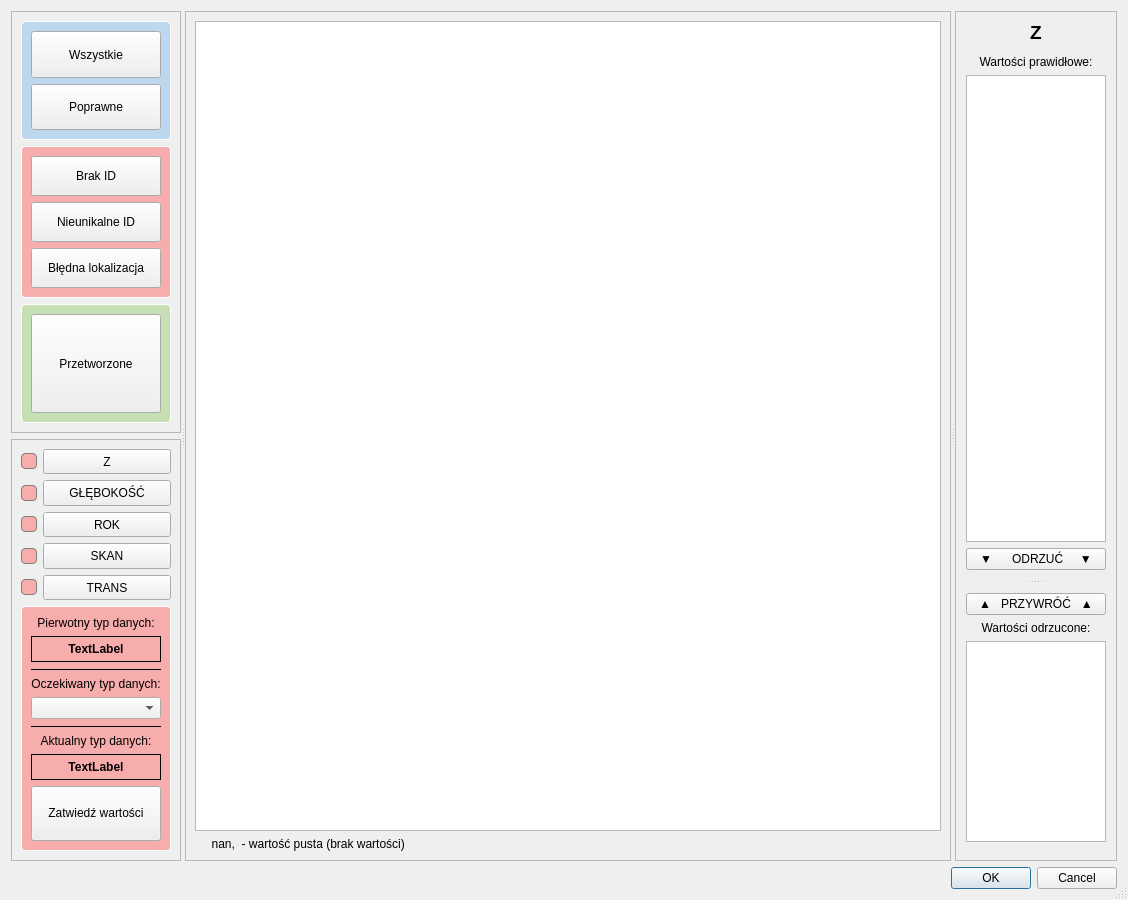
<?xml version="1.0" encoding="UTF-8"?>
<ui version="4.0">
 <class>dlg_import_data</class>
 <widget class="QDialog" name="dlg_import_data">
  <property name="windowModality">
   <enum>Qt::ApplicationModal</enum>
  </property>
  <property name="geometry">
   <rect>
    <x>0</x>
    <y>0</y>
    <width>1128</width>
    <height>900</height>
   </rect>
  </property>
  <property name="sizePolicy">
   <sizepolicy hsizetype="MinimumExpanding" vsizetype="MinimumExpanding">
    <horstretch>0</horstretch>
    <verstretch>0</verstretch>
   </sizepolicy>
  </property>
  <property name="baseSize">
   <size>
    <width>1128</width>
    <height>900</height>
   </size>
  </property>
  <property name="windowTitle">
   <string>Import danych z bazy A</string>
  </property>
  <property name="sizeGripEnabled">
   <bool>true</bool>
  </property>
  <property name="modal">
   <bool>true</bool>
  </property>
  <layout class="QVBoxLayout" name="verticalLayout_12">
   <item>
    <widget class="QSplitter" name="splitter_2">
     <property name="orientation">
      <enum>Qt::Horizontal</enum>
     </property>
     <widget class="QWidget" name="layoutWidget">
      <layout class="QVBoxLayout" name="verticalLayout_11" stretch="0,0">
       <item>
        <widget class="QFrame" name="frm_flts">
         <property name="sizePolicy">
          <sizepolicy hsizetype="Expanding" vsizetype="Expanding">
           <horstretch>1</horstretch>
           <verstretch>0</verstretch>
          </sizepolicy>
         </property>
         <property name="minimumSize">
          <size>
           <width>0</width>
           <height>0</height>
          </size>
         </property>
         <property name="frameShape">
          <enum>QFrame::StyledPanel</enum>
         </property>
         <property name="frameShadow">
          <enum>QFrame::Raised</enum>
         </property>
         <layout class="QVBoxLayout" name="verticalLayout">
          <item>
           <widget class="QFrame" name="frm_blue">
            <property name="styleSheet">
             <string notr="true">QFrame {
border-radius: 4px;
border: 1px solid white;
background-color: rgb(189,215,238)
}</string>
            </property>
            <property name="frameShape">
             <enum>QFrame::StyledPanel</enum>
            </property>
            <property name="frameShadow">
             <enum>QFrame::Raised</enum>
            </property>
            <layout class="QVBoxLayout" name="verticalLayout_6">
             <item>
              <widget class="QPushButton" name="btn_flt_all">
               <property name="enabled">
                <bool>true</bool>
               </property>
               <property name="sizePolicy">
                <sizepolicy hsizetype="Expanding" vsizetype="Expanding">
                 <horstretch>0</horstretch>
                 <verstretch>0</verstretch>
                </sizepolicy>
               </property>
               <property name="autoFillBackground">
                <bool>false</bool>
               </property>
               <property name="styleSheet">
                <string notr="true">QPushButton {
padding: 12px;
font-size: 12px;
font-weight: normal
}</string>
               </property>
               <property name="text">
                <string>Wszystkie</string>
               </property>
               <property name="checkable">
                <bool>true</bool>
               </property>
              </widget>
             </item>
             <item>
              <widget class="QPushButton" name="btn_flt_valid">
               <property name="enabled">
                <bool>true</bool>
               </property>
               <property name="sizePolicy">
                <sizepolicy hsizetype="Expanding" vsizetype="Expanding">
                 <horstretch>0</horstretch>
                 <verstretch>0</verstretch>
                </sizepolicy>
               </property>
               <property name="styleSheet">
                <string notr="true">QPushButton {
padding: 12px;
font-size: 12px;
font-weight: normal
}</string>
               </property>
               <property name="text">
                <string>Poprawne</string>
               </property>
               <property name="checkable">
                <bool>true</bool>
               </property>
              </widget>
             </item>
            </layout>
           </widget>
          </item>
          <item>
           <widget class="QFrame" name="frm_red">
            <property name="styleSheet">
             <string notr="true">QFrame {
border-radius: 4px;
border: 1px solid white;
background-color: rgb(248,173,173)
}</string>
            </property>
            <property name="frameShape">
             <enum>QFrame::StyledPanel</enum>
            </property>
            <property name="frameShadow">
             <enum>QFrame::Raised</enum>
            </property>
            <layout class="QVBoxLayout" name="verticalLayout_7">
             <item>
              <widget class="QPushButton" name="btn_flt_idna">
               <property name="enabled">
                <bool>true</bool>
               </property>
               <property name="sizePolicy">
                <sizepolicy hsizetype="Expanding" vsizetype="Expanding">
                 <horstretch>0</horstretch>
                 <verstretch>0</verstretch>
                </sizepolicy>
               </property>
               <property name="autoFillBackground">
                <bool>false</bool>
               </property>
               <property name="styleSheet">
                <string notr="true">QPushButton {
padding: 12px;
font-size: 12px;
font-weight: normal
}</string>
               </property>
               <property name="text">
                <string>Brak ID</string>
               </property>
               <property name="checkable">
                <bool>true</bool>
               </property>
              </widget>
             </item>
             <item>
              <widget class="QPushButton" name="btn_flt_idnu">
               <property name="sizePolicy">
                <sizepolicy hsizetype="Expanding" vsizetype="Expanding">
                 <horstretch>0</horstretch>
                 <verstretch>0</verstretch>
                </sizepolicy>
               </property>
               <property name="styleSheet">
                <string notr="true">QPushButton {
padding: 12px;
font-size: 12px;
font-weight: normal
}</string>
               </property>
               <property name="text">
                <string>Nieunikalne ID</string>
               </property>
               <property name="checkable">
                <bool>true</bool>
               </property>
              </widget>
             </item>
             <item>
              <widget class="QPushButton" name="btn_flt_xynv">
               <property name="sizePolicy">
                <sizepolicy hsizetype="Expanding" vsizetype="Expanding">
                 <horstretch>0</horstretch>
                 <verstretch>0</verstretch>
                </sizepolicy>
               </property>
               <property name="styleSheet">
                <string notr="true">QPushButton {
padding: 12px;
font-size: 12px;
font-weight: normal
}</string>
               </property>
               <property name="text">
                <string>Błędna lokalizacja</string>
               </property>
               <property name="checkable">
                <bool>true</bool>
               </property>
              </widget>
             </item>
            </layout>
           </widget>
          </item>
          <item>
           <widget class="QFrame" name="frm_green">
            <property name="styleSheet">
             <string notr="true">QFrame {
border-radius: 4px;
border: 1px solid white;
background-color: rgb(198,224,180)
}</string>
            </property>
            <property name="frameShape">
             <enum>QFrame::StyledPanel</enum>
            </property>
            <property name="frameShadow">
             <enum>QFrame::Raised</enum>
            </property>
            <layout class="QVBoxLayout" name="verticalLayout_8">
             <item>
              <widget class="QPushButton" name="btn_flt_ready">
               <property name="sizePolicy">
                <sizepolicy hsizetype="Expanding" vsizetype="Expanding">
                 <horstretch>0</horstretch>
                 <verstretch>0</verstretch>
                </sizepolicy>
               </property>
               <property name="styleSheet">
                <string notr="true">QPushButton {
padding: 12px;
font-size: 12px;
font-weight: normal
}</string>
               </property>
               <property name="text">
                <string>Przetworzone</string>
               </property>
               <property name="checkable">
                <bool>true</bool>
               </property>
              </widget>
             </item>
            </layout>
           </widget>
          </item>
         </layout>
        </widget>
       </item>
       <item>
        <widget class="QFrame" name="frm_param">
         <property name="frameShape">
          <enum>QFrame::StyledPanel</enum>
         </property>
         <property name="frameShadow">
          <enum>QFrame::Raised</enum>
         </property>
         <layout class="QVBoxLayout" name="verticalLayout_10">
          <item>
           <layout class="QHBoxLayout" name="horizontalLayout">
            <item>
             <widget class="QFrame" name="light_z">
              <property name="sizePolicy">
               <sizepolicy hsizetype="Fixed" vsizetype="Fixed">
                <horstretch>0</horstretch>
                <verstretch>0</verstretch>
               </sizepolicy>
              </property>
              <property name="minimumSize">
               <size>
                <width>16</width>
                <height>16</height>
               </size>
              </property>
              <property name="maximumSize">
               <size>
                <width>16</width>
                <height>16</height>
               </size>
              </property>
              <property name="baseSize">
               <size>
                <width>16</width>
                <height>16</height>
               </size>
              </property>
              <property name="styleSheet">
               <string notr="true">QFrame {
border-radius: 4px;
border: 1px solid grey;
background-color: rgb(248,173,173)
}</string>
              </property>
              <property name="frameShape">
               <enum>QFrame::StyledPanel</enum>
              </property>
              <property name="frameShadow">
               <enum>QFrame::Raised</enum>
              </property>
             </widget>
            </item>
            <item>
             <widget class="QPushButton" name="btn_param_z">
              <property name="sizePolicy">
               <sizepolicy hsizetype="Expanding" vsizetype="Expanding">
                <horstretch>0</horstretch>
                <verstretch>0</verstretch>
               </sizepolicy>
              </property>
              <property name="text">
               <string>Z</string>
              </property>
              <property name="checkable">
               <bool>true</bool>
              </property>
             </widget>
            </item>
           </layout>
          </item>
          <item>
           <layout class="QHBoxLayout" name="horizontalLayout_2">
            <item>
             <widget class="QFrame" name="light_h">
              <property name="sizePolicy">
               <sizepolicy hsizetype="Fixed" vsizetype="Fixed">
                <horstretch>0</horstretch>
                <verstretch>0</verstretch>
               </sizepolicy>
              </property>
              <property name="minimumSize">
               <size>
                <width>16</width>
                <height>16</height>
               </size>
              </property>
              <property name="maximumSize">
               <size>
                <width>16</width>
                <height>16</height>
               </size>
              </property>
              <property name="baseSize">
               <size>
                <width>16</width>
                <height>16</height>
               </size>
              </property>
              <property name="styleSheet">
               <string notr="true">QFrame {
border-radius: 4px;
border: 1px solid grey;
background-color: rgb(248,173,173)
}</string>
              </property>
              <property name="frameShape">
               <enum>QFrame::StyledPanel</enum>
              </property>
              <property name="frameShadow">
               <enum>QFrame::Raised</enum>
              </property>
             </widget>
            </item>
            <item>
             <widget class="QPushButton" name="btn_param_h">
              <property name="sizePolicy">
               <sizepolicy hsizetype="Expanding" vsizetype="Expanding">
                <horstretch>0</horstretch>
                <verstretch>0</verstretch>
               </sizepolicy>
              </property>
              <property name="text">
               <string>GŁĘBOKOŚĆ</string>
              </property>
              <property name="checkable">
               <bool>true</bool>
              </property>
             </widget>
            </item>
           </layout>
          </item>
          <item>
           <layout class="QHBoxLayout" name="horizontalLayout_3">
            <item>
             <widget class="QFrame" name="light_r">
              <property name="sizePolicy">
               <sizepolicy hsizetype="Fixed" vsizetype="Fixed">
                <horstretch>0</horstretch>
                <verstretch>0</verstretch>
               </sizepolicy>
              </property>
              <property name="minimumSize">
               <size>
                <width>16</width>
                <height>16</height>
               </size>
              </property>
              <property name="maximumSize">
               <size>
                <width>16</width>
                <height>16</height>
               </size>
              </property>
              <property name="baseSize">
               <size>
                <width>16</width>
                <height>16</height>
               </size>
              </property>
              <property name="styleSheet">
               <string notr="true">QFrame {
border-radius: 4px;
border: 1px solid grey;
background-color: rgb(248,173,173)
}</string>
              </property>
              <property name="frameShape">
               <enum>QFrame::StyledPanel</enum>
              </property>
              <property name="frameShadow">
               <enum>QFrame::Raised</enum>
              </property>
             </widget>
            </item>
            <item>
             <widget class="QPushButton" name="btn_param_r">
              <property name="sizePolicy">
               <sizepolicy hsizetype="Expanding" vsizetype="Expanding">
                <horstretch>0</horstretch>
                <verstretch>0</verstretch>
               </sizepolicy>
              </property>
              <property name="text">
               <string>ROK</string>
              </property>
              <property name="checkable">
               <bool>true</bool>
              </property>
             </widget>
            </item>
           </layout>
          </item>
          <item>
           <layout class="QHBoxLayout" name="horizontalLayout_4">
            <item>
             <widget class="QFrame" name="light_s">
              <property name="sizePolicy">
               <sizepolicy hsizetype="Fixed" vsizetype="Fixed">
                <horstretch>0</horstretch>
                <verstretch>0</verstretch>
               </sizepolicy>
              </property>
              <property name="minimumSize">
               <size>
                <width>16</width>
                <height>16</height>
               </size>
              </property>
              <property name="maximumSize">
               <size>
                <width>16</width>
                <height>16</height>
               </size>
              </property>
              <property name="baseSize">
               <size>
                <width>16</width>
                <height>16</height>
               </size>
              </property>
              <property name="styleSheet">
               <string notr="true">QFrame {
border-radius: 4px;
border: 1px solid grey;
background-color: rgb(248,173,173)
}</string>
              </property>
              <property name="frameShape">
               <enum>QFrame::StyledPanel</enum>
              </property>
              <property name="frameShadow">
               <enum>QFrame::Raised</enum>
              </property>
             </widget>
            </item>
            <item>
             <widget class="QPushButton" name="btn_param_s">
              <property name="sizePolicy">
               <sizepolicy hsizetype="Expanding" vsizetype="Expanding">
                <horstretch>0</horstretch>
                <verstretch>0</verstretch>
               </sizepolicy>
              </property>
              <property name="text">
               <string>SKAN</string>
              </property>
              <property name="checkable">
               <bool>true</bool>
              </property>
             </widget>
            </item>
           </layout>
          </item>
          <item>
           <layout class="QHBoxLayout" name="horizontalLayout_5">
            <item>
             <widget class="QFrame" name="light_t">
              <property name="sizePolicy">
               <sizepolicy hsizetype="Fixed" vsizetype="Fixed">
                <horstretch>0</horstretch>
                <verstretch>0</verstretch>
               </sizepolicy>
              </property>
              <property name="minimumSize">
               <size>
                <width>16</width>
                <height>16</height>
               </size>
              </property>
              <property name="maximumSize">
               <size>
                <width>16</width>
                <height>16</height>
               </size>
              </property>
              <property name="baseSize">
               <size>
                <width>16</width>
                <height>16</height>
               </size>
              </property>
              <property name="styleSheet">
               <string notr="true">QFrame {
border-radius: 4px;
border: 1px solid grey;
background-color: rgb(248,173,173)
}</string>
              </property>
              <property name="frameShape">
               <enum>QFrame::StyledPanel</enum>
              </property>
              <property name="frameShadow">
               <enum>QFrame::Raised</enum>
              </property>
             </widget>
            </item>
            <item>
             <widget class="QPushButton" name="btn_param_t">
              <property name="sizePolicy">
               <sizepolicy hsizetype="Expanding" vsizetype="Expanding">
                <horstretch>0</horstretch>
                <verstretch>0</verstretch>
               </sizepolicy>
              </property>
              <property name="text">
               <string>TRANS</string>
              </property>
              <property name="checkable">
               <bool>true</bool>
              </property>
             </widget>
            </item>
           </layout>
          </item>
          <item>
           <widget class="QFrame" name="frm_param_type">
            <property name="styleSheet">
             <string notr="true">QFrame #frm_param_type {
border-radius: 4px;
border: 1px solid white;
background-color: rgb(248,173,173)
}</string>
            </property>
            <property name="frameShape">
             <enum>QFrame::StyledPanel</enum>
            </property>
            <property name="frameShadow">
             <enum>QFrame::Raised</enum>
            </property>
            <layout class="QVBoxLayout" name="verticalLayout_9">
             <item>
              <widget class="QLabel" name="lab_type_in_title">
               <property name="text">
                <string>&lt;html&gt;&lt;head/&gt;&lt;body&gt;&lt;p&gt;Pierwotny typ danych:&lt;/p&gt;&lt;/body&gt;&lt;/html&gt;</string>
               </property>
               <property name="alignment">
                <set>Qt::AlignCenter</set>
               </property>
               <property name="wordWrap">
                <bool>false</bool>
               </property>
              </widget>
             </item>
             <item>
              <widget class="QLabel" name="lab_type_in">
               <property name="font">
                <font>
                 <pointsize>9</pointsize>
                 <weight>75</weight>
                 <bold>true</bold>
                </font>
               </property>
               <property name="styleSheet">
                <string notr="true">QLabel {
padding: 5px
}</string>
               </property>
               <property name="frameShape">
                <enum>QFrame::Box</enum>
               </property>
               <property name="text">
                <string>TextLabel</string>
               </property>
               <property name="alignment">
                <set>Qt::AlignCenter</set>
               </property>
              </widget>
             </item>
             <item>
              <widget class="Line" name="line">
               <property name="frameShadow">
                <enum>QFrame::Plain</enum>
               </property>
               <property name="orientation">
                <enum>Qt::Horizontal</enum>
               </property>
              </widget>
             </item>
             <item>
              <widget class="QLabel" name="lab_type_out_title">
               <property name="text">
                <string>&lt;html&gt;&lt;head/&gt;&lt;body&gt;&lt;p&gt;Oczekiwany typ danych:&lt;/p&gt;&lt;/body&gt;&lt;/html&gt;</string>
               </property>
               <property name="alignment">
                <set>Qt::AlignCenter</set>
               </property>
               <property name="wordWrap">
                <bool>false</bool>
               </property>
              </widget>
             </item>
             <item>
              <widget class="QComboBox" name="cmb_type">
               <property name="font">
                <font>
                 <pointsize>9</pointsize>
                </font>
               </property>
               <property name="sizeAdjustPolicy">
                <enum>QComboBox::AdjustToContentsOnFirstShow</enum>
               </property>
              </widget>
             </item>
             <item>
              <widget class="Line" name="h_line">
               <property name="frameShadow">
                <enum>QFrame::Plain</enum>
               </property>
               <property name="orientation">
                <enum>Qt::Horizontal</enum>
               </property>
              </widget>
             </item>
             <item>
              <widget class="QLabel" name="lab_type_act_title">
               <property name="text">
                <string>&lt;html&gt;&lt;head/&gt;&lt;body&gt;&lt;p&gt;Aktualny typ danych:&lt;/p&gt;&lt;/body&gt;&lt;/html&gt;</string>
               </property>
               <property name="alignment">
                <set>Qt::AlignCenter</set>
               </property>
               <property name="wordWrap">
                <bool>false</bool>
               </property>
              </widget>
             </item>
             <item>
              <widget class="QLabel" name="lab_type_act">
               <property name="font">
                <font>
                 <pointsize>9</pointsize>
                 <weight>75</weight>
                 <bold>true</bold>
                </font>
               </property>
               <property name="styleSheet">
                <string notr="true">QLabel {
padding: 5px
}</string>
               </property>
               <property name="frameShape">
                <enum>QFrame::Box</enum>
               </property>
               <property name="text">
                <string>TextLabel</string>
               </property>
               <property name="alignment">
                <set>Qt::AlignCenter</set>
               </property>
              </widget>
             </item>
             <item>
              <widget class="QPushButton" name="btn_bool">
               <property name="styleSheet">
                <string notr="true">padding: 19 0 20 0</string>
               </property>
               <property name="text">
                <string>Zatwiedź wartości</string>
               </property>
              </widget>
             </item>
            </layout>
           </widget>
          </item>
         </layout>
        </widget>
       </item>
      </layout>
     </widget>
     <widget class="QFrame" name="frm_df">
      <property name="sizePolicy">
       <sizepolicy hsizetype="Expanding" vsizetype="Expanding">
        <horstretch>5</horstretch>
        <verstretch>0</verstretch>
       </sizepolicy>
      </property>
      <property name="frameShape">
       <enum>QFrame::StyledPanel</enum>
      </property>
      <property name="frameShadow">
       <enum>QFrame::Raised</enum>
      </property>
      <layout class="QVBoxLayout" name="verticalLayout_5">
       <item>
        <widget class="QTableView" name="tv_df">
         <property name="sizePolicy">
          <sizepolicy hsizetype="Expanding" vsizetype="Expanding">
           <horstretch>0</horstretch>
           <verstretch>0</verstretch>
          </sizepolicy>
         </property>
         <property name="minimumSize">
          <size>
           <width>0</width>
           <height>0</height>
          </size>
         </property>
         <property name="alternatingRowColors">
          <bool>true</bool>
         </property>
         <property name="selectionMode">
          <enum>QAbstractItemView::SingleSelection</enum>
         </property>
         <property name="selectionBehavior">
          <enum>QAbstractItemView::SelectRows</enum>
         </property>
         <property name="showGrid">
          <bool>false</bool>
         </property>
         <attribute name="horizontalHeaderStretchLastSection">
          <bool>true</bool>
         </attribute>
         <attribute name="verticalHeaderVisible">
          <bool>false</bool>
         </attribute>
         <attribute name="verticalHeaderStretchLastSection">
          <bool>false</bool>
         </attribute>
        </widget>
       </item>
       <item>
        <widget class="QLabel" name="label">
         <property name="text">
          <string>     nan, &lt;NA&gt; - wartość pusta (brak wartości)</string>
         </property>
        </widget>
       </item>
      </layout>
     </widget>
     <widget class="QFrame" name="frm_idx">
      <property name="sizePolicy">
       <sizepolicy hsizetype="Fixed" vsizetype="Expanding">
        <horstretch>1</horstretch>
        <verstretch>0</verstretch>
       </sizepolicy>
      </property>
      <property name="minimumSize">
       <size>
        <width>162</width>
        <height>0</height>
       </size>
      </property>
      <property name="maximumSize">
       <size>
        <width>162</width>
        <height>16777215</height>
       </size>
      </property>
      <property name="baseSize">
       <size>
        <width>162</width>
        <height>0</height>
       </size>
      </property>
      <property name="frameShape">
       <enum>QFrame::StyledPanel</enum>
      </property>
      <property name="frameShadow">
       <enum>QFrame::Raised</enum>
      </property>
      <layout class="QVBoxLayout" name="verticalLayout_4">
       <property name="spacing">
        <number>2</number>
       </property>
       <property name="leftMargin">
        <number>1</number>
       </property>
       <property name="rightMargin">
        <number>1</number>
       </property>
       <item>
        <widget class="QLabel" name="lab_act_param">
         <property name="sizePolicy">
          <sizepolicy hsizetype="Expanding" vsizetype="Preferred">
           <horstretch>0</horstretch>
           <verstretch>0</verstretch>
          </sizepolicy>
         </property>
         <property name="font">
          <font>
           <pointsize>14</pointsize>
           <weight>75</weight>
           <bold>true</bold>
          </font>
         </property>
         <property name="text">
          <string>Z</string>
         </property>
         <property name="alignment">
          <set>Qt::AlignCenter</set>
         </property>
         <property name="buddy">
          <cstring>frm_idx</cstring>
         </property>
        </widget>
       </item>
       <item>
        <widget class="QSplitter" name="splitter">
         <property name="sizePolicy">
          <sizepolicy hsizetype="Expanding" vsizetype="Expanding">
           <horstretch>0</horstretch>
           <verstretch>0</verstretch>
          </sizepolicy>
         </property>
         <property name="orientation">
          <enum>Qt::Vertical</enum>
         </property>
         <property name="opaqueResize">
          <bool>true</bool>
         </property>
         <property name="handleWidth">
          <number>5</number>
         </property>
         <property name="childrenCollapsible">
          <bool>false</bool>
         </property>
         <widget class="QFrame" name="frame">
          <property name="sizePolicy">
           <sizepolicy hsizetype="Expanding" vsizetype="Expanding">
            <horstretch>0</horstretch>
            <verstretch>2</verstretch>
           </sizepolicy>
          </property>
          <layout class="QVBoxLayout" name="verticalLayout_2">
           <item>
            <widget class="QLabel" name="lab_idx_in">
             <property name="baseSize">
              <size>
               <width>0</width>
               <height>0</height>
              </size>
             </property>
             <property name="text">
              <string>Wartości prawidłowe:</string>
             </property>
             <property name="alignment">
              <set>Qt::AlignCenter</set>
             </property>
            </widget>
           </item>
           <item>
            <widget class="QTableView" name="tv_idx_in">
             <property name="horizontalScrollBarPolicy">
              <enum>Qt::ScrollBarAlwaysOff</enum>
             </property>
             <property name="alternatingRowColors">
              <bool>true</bool>
             </property>
             <property name="selectionMode">
              <enum>QAbstractItemView::SingleSelection</enum>
             </property>
             <property name="selectionBehavior">
              <enum>QAbstractItemView::SelectRows</enum>
             </property>
             <property name="showGrid">
              <bool>false</bool>
             </property>
             <property name="sortingEnabled">
              <bool>false</bool>
             </property>
             <attribute name="horizontalHeaderStretchLastSection">
              <bool>true</bool>
             </attribute>
             <attribute name="verticalHeaderVisible">
              <bool>false</bool>
             </attribute>
             <attribute name="verticalHeaderStretchLastSection">
              <bool>false</bool>
             </attribute>
            </widget>
           </item>
           <item>
            <widget class="QPushButton" name="btn_idx_out">
             <property name="sizePolicy">
              <sizepolicy hsizetype="Expanding" vsizetype="Fixed">
               <horstretch>0</horstretch>
               <verstretch>0</verstretch>
              </sizepolicy>
             </property>
             <property name="text">
              <string>▼      ODRZUĆ     ▼</string>
             </property>
            </widget>
           </item>
          </layout>
         </widget>
         <widget class="QFrame" name="frame">
          <property name="sizePolicy">
           <sizepolicy hsizetype="Expanding" vsizetype="Expanding">
            <horstretch>0</horstretch>
            <verstretch>1</verstretch>
           </sizepolicy>
          </property>
          <layout class="QVBoxLayout" name="verticalLayout_3">
           <item>
            <widget class="QPushButton" name="btn_idx_in">
             <property name="sizePolicy">
              <sizepolicy hsizetype="Expanding" vsizetype="Fixed">
               <horstretch>0</horstretch>
               <verstretch>0</verstretch>
              </sizepolicy>
             </property>
             <property name="text">
              <string>▲   PRZYWRÓĆ   ▲</string>
             </property>
            </widget>
           </item>
           <item>
            <widget class="QLabel" name="lab_idx_out">
             <property name="text">
              <string>Wartości odrzucone:</string>
             </property>
             <property name="alignment">
              <set>Qt::AlignCenter</set>
             </property>
            </widget>
           </item>
           <item>
            <widget class="QTableView" name="tv_idx_out">
             <property name="alternatingRowColors">
              <bool>true</bool>
             </property>
             <property name="selectionMode">
              <enum>QAbstractItemView::SingleSelection</enum>
             </property>
             <property name="selectionBehavior">
              <enum>QAbstractItemView::SelectRows</enum>
             </property>
             <property name="showGrid">
              <bool>false</bool>
             </property>
             <attribute name="horizontalHeaderStretchLastSection">
              <bool>true</bool>
             </attribute>
             <attribute name="verticalHeaderVisible">
              <bool>false</bool>
             </attribute>
             <attribute name="verticalHeaderStretchLastSection">
              <bool>false</bool>
             </attribute>
            </widget>
           </item>
          </layout>
         </widget>
        </widget>
       </item>
      </layout>
     </widget>
    </widget>
   </item>
   <item>
    <widget class="QDialogButtonBox" name="btnbx">
     <property name="orientation">
      <enum>Qt::Horizontal</enum>
     </property>
     <property name="standardButtons">
      <set>QDialogButtonBox::Cancel|QDialogButtonBox::Ok</set>
     </property>
    </widget>
   </item>
  </layout>
 </widget>
 <resources/>
 <connections>
  <connection>
   <sender>btnbx</sender>
   <signal>accepted()</signal>
   <receiver>dlg_import_data</receiver>
   <slot>accept()</slot>
   <hints>
    <hint type="sourcelabel">
     <x>248</x>
     <y>254</y>
    </hint>
    <hint type="destinationlabel">
     <x>157</x>
     <y>274</y>
    </hint>
   </hints>
  </connection>
  <connection>
   <sender>btnbx</sender>
   <signal>rejected()</signal>
   <receiver>dlg_import_data</receiver>
   <slot>reject()</slot>
   <hints>
    <hint type="sourcelabel">
     <x>316</x>
     <y>260</y>
    </hint>
    <hint type="destinationlabel">
     <x>286</x>
     <y>274</y>
    </hint>
   </hints>
  </connection>
 </connections>
</ui>
